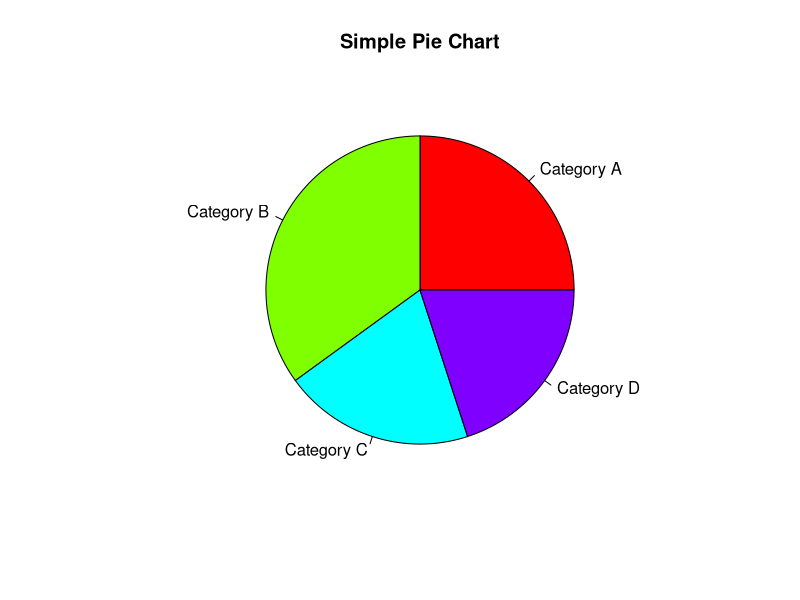
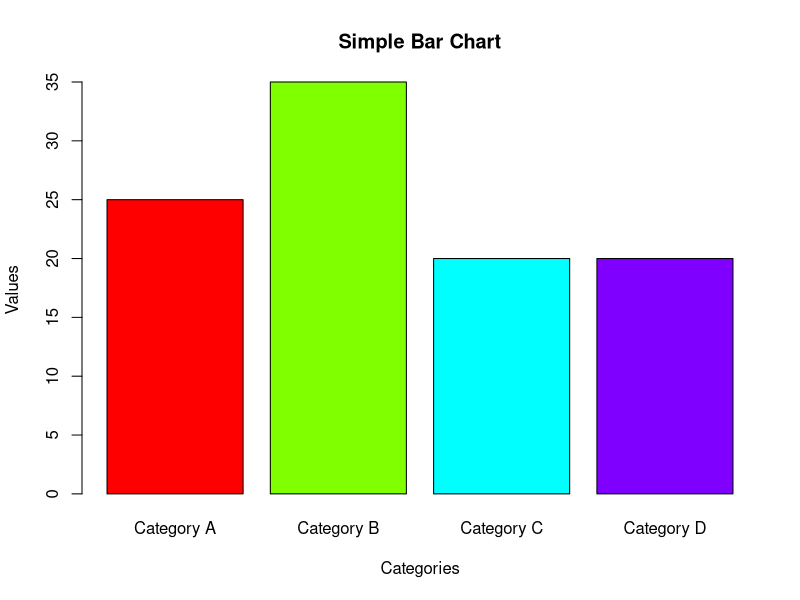
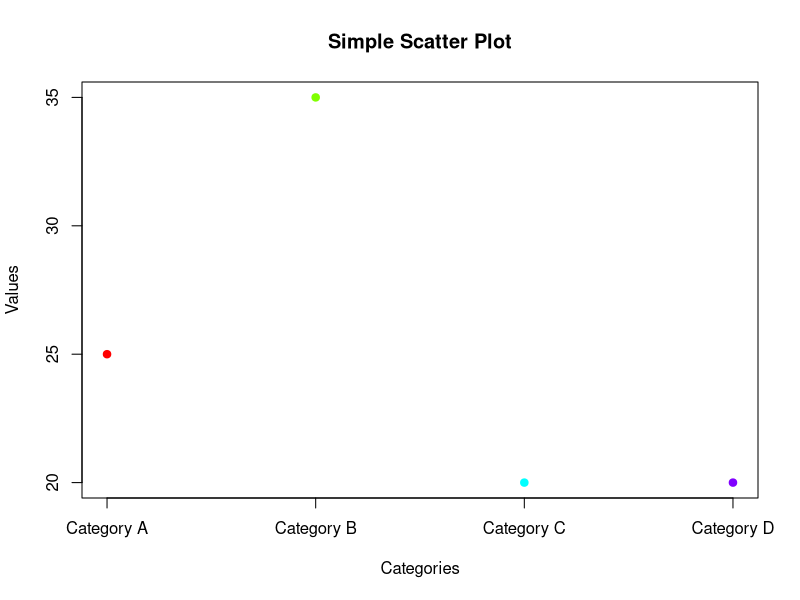
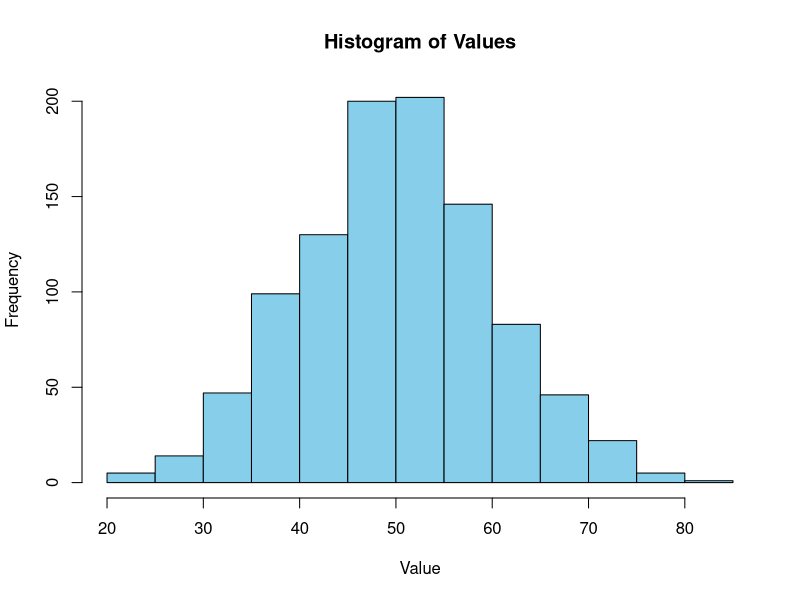
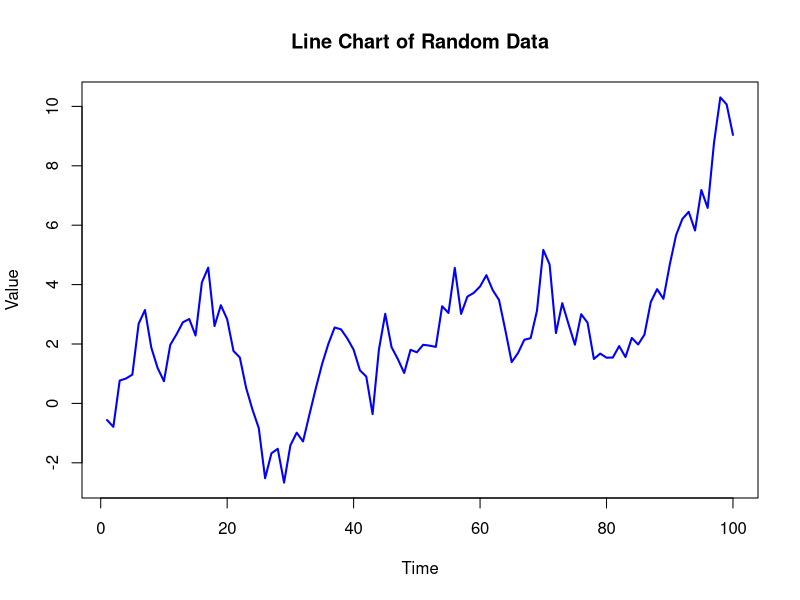

Source code (R) for these figures, in order:
# 


# if else statement

number <- 10
if (number > 0) {
  message("The number is positive.")
} else if (number < 0) {
  message("The number is negative.")
} else {
  message("The number is zero.")
}

# elseif statement
score <- 85
if (score >= 90) {
  message("Grade: A")
} else if (score >= 80) {
  message("Grade: B")
} else if (score >= 70) {
  message("Grade: C")
} else if (score >= 60) {
  message("Grade: D")
} else {
  message("Grade: F")
}

# is.integer example
X <- 8
if (is.integer(X)) { 
  print("X is an Integer") 
} else { 
  print("X is not an Integer") 
}

#
# Define a character vector
fruits <- c("apple", "banana", "cherry")

if ("apple" %in% fruits) { 
  print("apple is found") 
} else { 
  print("apple is not found") 
}

# while loop
counter <- 1
while (counter <= 5) {
  print(paste("Counter is:", counter))
  counter <- counter + 1  # Increment the counter
}

# r repeat loop
counter <- 1
repeat {
  print(paste("Counter is:", counter))
  counter <- counter + 1
  if (counter > 5) {
    break
  }
}

# for loop
numbers <- c(1, 2, 3, 4, 5)
for (num in numbers) {
  print(paste("Current number is:", num))
}

# next statement using for loop
numbers <- 1:10
for (num in numbers) {
  if (num == 5) {
    next  
  }
  print(num)
}


# for loop with next statement
words <- c("apple", "banana", "cherry", "date", "elderberry")
for (word in words) {
  if (word == "cherry") {
    next  
  }
  print(word)
}


# functions
square <- function(x) {
  return(x^2)
}
result1 <- square(4)
result2 <- square(7)
print(paste("The square of 4 is:", result1))
print(paste("The square of 7 is:", result2))


# function without argument
multiples_of_3 <- function() {
  for (i in 1:5) {
    print(i * 3)
  }
}
multiples_of_3()


# function with argument
multiply <- function(a = 2, b = 5) {
  z <- a * b
  print(z)
}
multiply()
multiply(4, 7)



# lazy evaluation of functions
new <- function(a, b = 5) { 
  print(a^2)
  print(a)
  print(b)
}
new(2)

# R Strings
a <- 'what is your name?'
print(a)
b <- "my name is sai"
print(b)

#
a <- "Good"
b <- 'Morning'
c <- "Everyone!"

print(paste(a, b, c))
print(paste(a, b, c, sep = "-"))
print(paste(a, b, c, sep = "", collapse = ""))

# Formatting a number with 2 decimal places
num <- 123.456
formatted_num <- format(num, nsmall = 2)
print(formatted_num)

# Formatting a string
str <- "Hello"
formatted_str <- format(str, width = 10, justify = "centre")  # Corrected justify value
print(formatted_str)

# Counting the number of characters in a string
str <- "Hello, world!"
char_count <- nchar(str)
print(char_count)


# Converting a string to uppercase
str <- "Hello, world!"
upper_str <- toupper(str)
print(upper_str) 

# Converting a string to lowercase
lower_str <- tolower(str)
print(lower_str)


# Extracting a part of a string using substring
str <- "Hello, world!"
sub_str <- substring(str, 1, 5)  
print(sub_str) 


# pie chart
x <- c(25, 35, 20, 20)
labels <- c("Category A", "Category B", "Category C", "Category D")
pie(x, labels = labels, main = "Simple Pie Chart", col = rainbow(length(x)))

# bar chart
x <- c(25, 35, 20, 20)
# Labels for the bars
labels <- c("Category A", "Category B", "Category C", "Category D")
barplot(x, names.arg = labels, main = "Simple Bar Chart", col = rainbow(length(x)), xlab = "Categories", ylab = "Values")


# scatter plot
x <- c(1, 2, 3, 4) 
y <- c(25, 35, 20, 20) 
# Labels for the points
labels <- c("Category A", "Category B", "Category C", "Category D")
# Create the scatter plot
plot(x, y, main = "Simple Scatter Plot", xlab = "Categories", ylab = "Values", 
     pch = 19, col = rainbow(length(x)), xaxt = "n")
# Add custom x-axis labels
axis(1, at = x, labels = labels)


# histogram
set.seed(123)
values <- rnorm(1000, mean = 50, sd = 10)

# Create histogram
hist(values, breaks = 20, col = "skyblue", border = "black",
     main = "Histogram of Values", xlab = "Value", ylab = "Frequency")

set.seed(123)
time <- 1:100
value <- cumsum(rnorm(100)) # Cumulative sum of random values

# line chart
set.seed(123)
time <- 1:100
value <- cumsum(rnorm(100)) # Cumulative sum of random values

plot(time, value, type = "l", col = "blue", lwd = 2,
     main = "Line Chart of Random Data", xlab = "Time", ylab = "Value")
